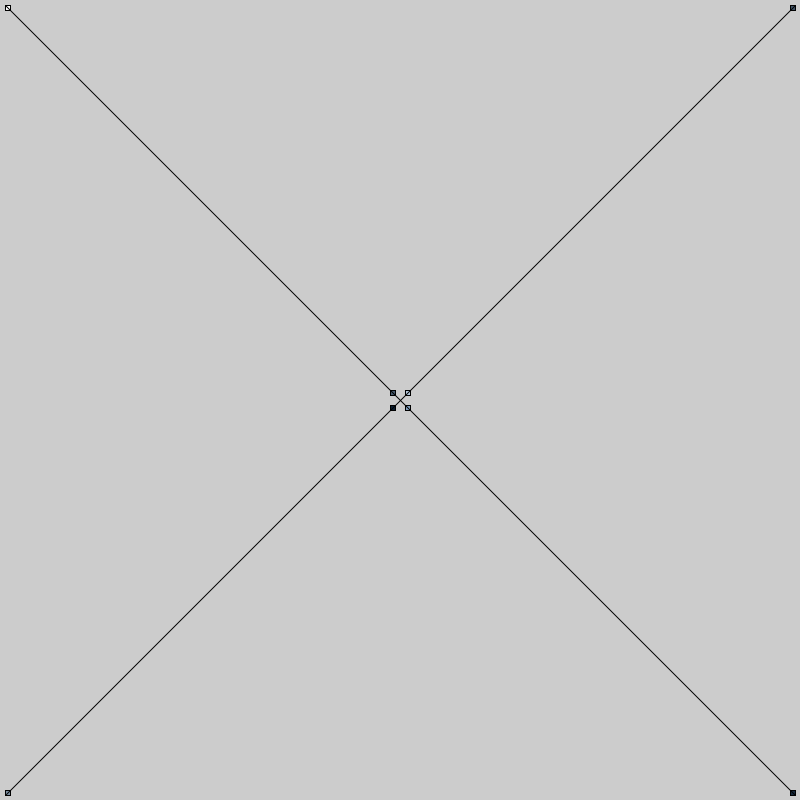
Frame 1 (no input)
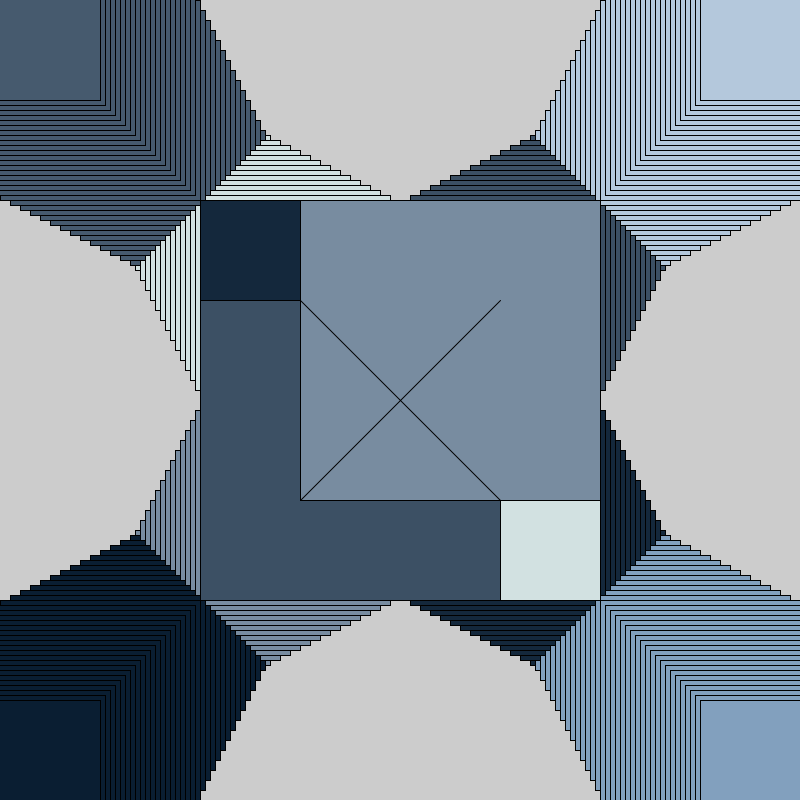
Frame 60 (the mouse pressed at the canvas centre just before this capture)
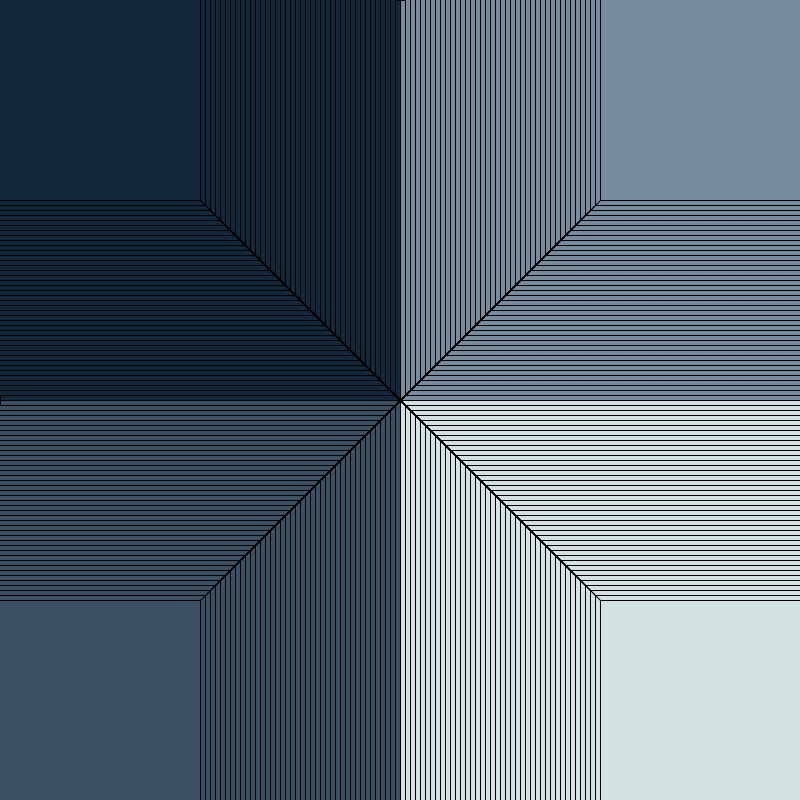
Frame 120 (the mouse held since frame 60 and released just before this capture)

The Processing sketch that drew these frames (run headless with seeded random() and noise(); from frame 60 on, the mouse is pressed at the canvas centre):

// Processing sketch: processing_155453
// ── processing_155453.pde

color c = color(225);
float x = mouseX;
float y = mouseY;
float speed = 5;
void setup () {
  size (800,800);
}
void draw () {
  move ();
  display ();
}
void move () {
    x = x + speed;
  if (x > width) {
    x = 5;
  }
}
void display () {
 
  rect (x,x,x,x);
  fill (20,40,60);
  rect (800-x,800-x,-x,-x);
  fill (60,80,100);
  rect (800-x,0+x,-x,x);
  fill (120,140,160);
  rect (0+x,800-x,x,-x);
  fill (180,200,220);


  rect (400+x,400-x,x,-x);
  fill (10,30,50);
  rect (400-x,400+x,-x,+x);
  fill (70,90,110);
  rect (400-x,400-x,-x,-x);
  fill (130,160,190);
  rect (400+x,400+x,x,x);
  fill (210,225,225);
  
  line (400,400,x,x);
  line (400,400,800-x,800-x);
  line (400,400,x,800-x);
  line (400,400,800-x,x);
 
}
